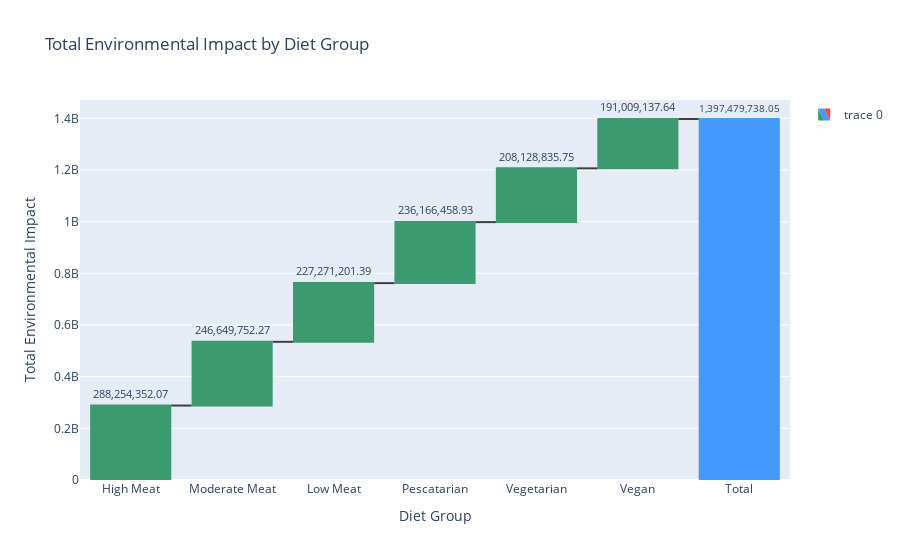

The cell this chart's notebook holds for it:
### Code cell
# Rename the values in the 'diet_group' column
diet_group_mapping = {
    'High Meat Consumption (100+ g/day)':'High Meat',
    'Moderate Meat Consumption (50-99 g/day)':'Moderate Meat',
    'Low Meat Consumption (<50 g/day)':'Low Meat',
    'Pescatarian Diet':'Pescatarian',
    'Vegetarian Diet':'Vegetarian',
    'Vegan Diet':'Vegan'
}


df['diet_group'] = df['diet_group'].map(diet_group_mapping)

# Group by diet group and sum the total impacts
diet_group_totals = df.groupby('diet_group')['total_impact'].sum().reindex(['High Meat', 'Moderate Meat','Low Meat','Pescatarian', 'Vegetarian', 'Vegan'])

# diet_group_totals = df.groupby('diet_group')['total_impact'].sum().reindex(['High Meat Consumption (100+ g/day)', 'Moderate Meat Consumption (50-99 g/day)','Low Meat Consumption (<50 g/day)', 'Fish-Based Diet', 'Vegetarian Diet', 'Vegan Diet'
# ])


# Calculate the grand total of all diet groups
total_sum = diet_group_totals.sum()

# Prepare data for the waterfall chart
x_values = list(diet_group_totals.index) + ['Total']
y_values = list(diet_group_totals) + [total_sum]
text_values = [f'{value:,.2f}' for value in y_values]

# Define how each bar should be treated ('relative' for changes, 'total' for final sums)
measure = ['relative' for _ in diet_group_totals] + ['total']

# Create the waterfall chart
fig = go.Figure(go.Waterfall(
    x=x_values,
    textposition = "outside",
    text=text_values,
    y=y_values,
    measure=measure,
    connector = {"line":{"color":"rgb(63, 63, 63)"}},
))

fig.update_layout(
    title='Total Environmental Impact by Diet Group',
    xaxis_title='Diet Group',
    yaxis_title='Total Environmental Impact',
    showlegend=True
)

fig.show()

# Convert the figure to an HTML div element
fig_html = pio.to_html(fig, full_html=False)

# Save the HTML to a file or print it
# print(fig_html)
# You can also write this string to an HTML file if needed
with open("plot_waterfall_diet.html", "w", encoding="utf-8") as file:
    file.write(fig_html)

### Figure 1 — Plotly figure (JSON) as saved in the notebook; plotly's stock layout.template omitted (floating-point values rounded to 4 significant figures)
{"data": [{"connector": {"line": {"color": "rgb(63, 63, 63)"}}, "measure": ["relative", "relative", "relative", "relative", "relative", "relative", "total"], "text": ["288,254,352.07", "246,649,752.27", "227,271,201.39", "236,166,458.93", "208,128,835.75", "191,009,137.64", "1,397,479,738.05"], "textposition": "outside", "type": "waterfall", "x": ["High Meat", "Moderate Meat", "Low Meat", "Pescatarian", "Vegetarian", "Vegan", "Total"], "y": [288300000.0, 246600000.0, 227300000.0, 236200000.0, 208100000.0, 191000000.0, 1397000000.0]}], "layout": {"autosize": true, "showlegend": true, "title": {"text": "Total Environmental Impact by Diet Group"}, "xaxis": {"autorange": true, "range": [-0.5, 6.5], "title": {"text": "Diet Group"}, "type": "category"}, "yaxis": {"autorange": true, "range": [0, 1471000000.0], "title": {"text": "Total Environmental Impact"}, "type": "linear"}}}
